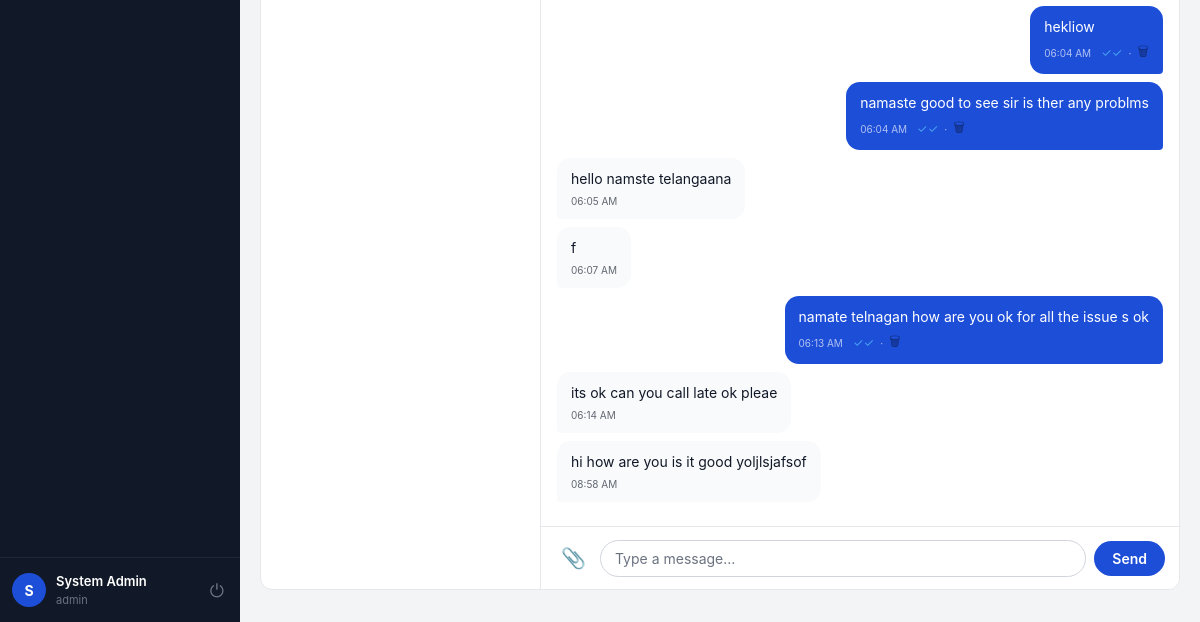
Before: /chat/?with=2 (signed in, lower part) with the older database file.
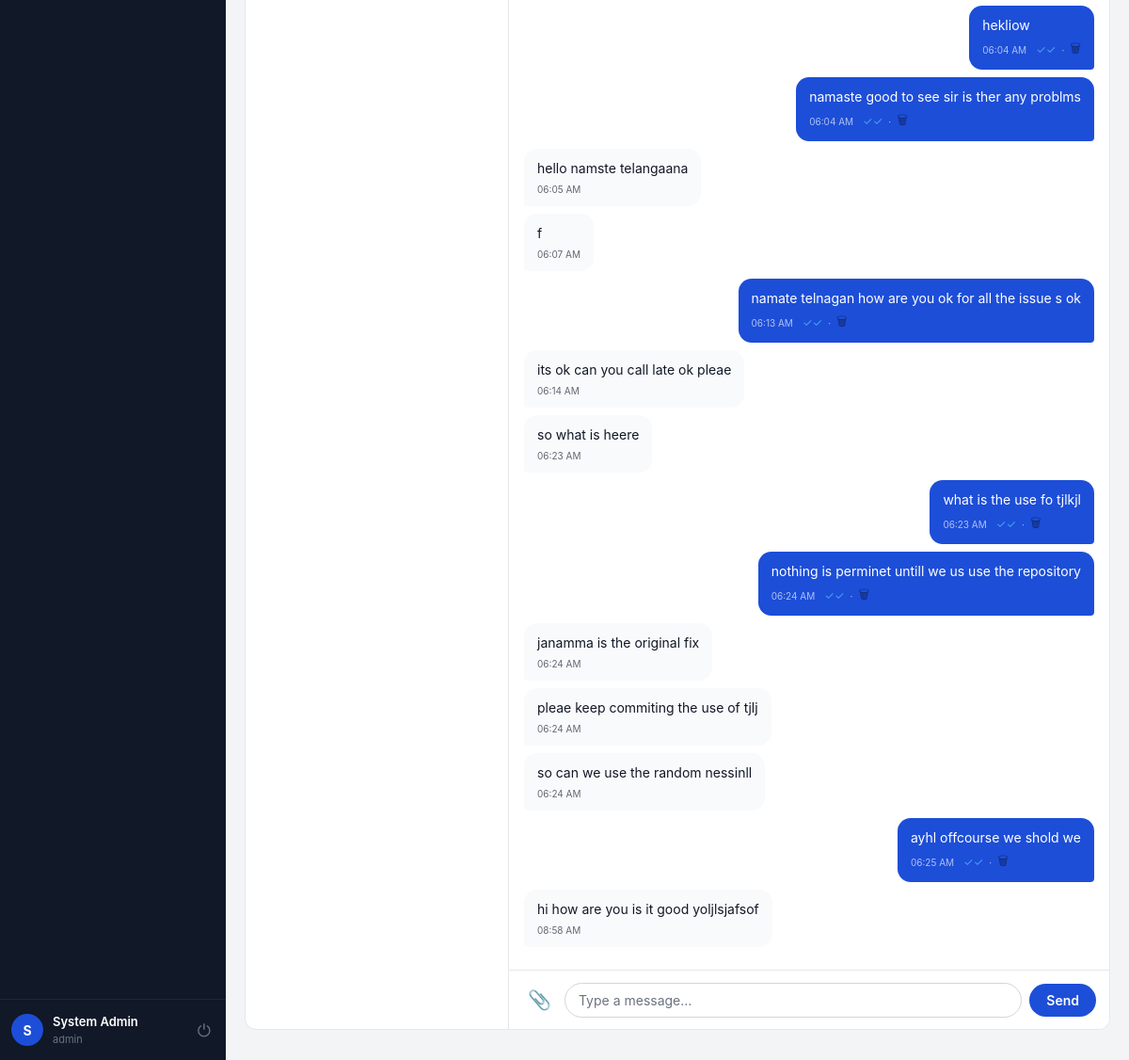
After: the same page with the newer database file.
### models.py (models this page shows, shortened)
class User(UserMixin, db.Model):
    __tablename__ = "users"
    id            = db.Column(db.Integer, primary_key=True)
    phone         = db.Column(db.String(30),  unique=True, nullable=False)
    full_name     = db.Column(db.String(150), nullable=False)
    password_hash = db.Column(db.String(255), nullable=False)
    role          = db.Column(db.String(10),  nullable=False, default="tenant")  # admin|owner|tenant
    is_active     = db.Column(db.Boolean, default=True,  nullable=False)
    owner_id      = db.Column(db.Integer,
                               db.ForeignKey("users.id", ondelete="SET NULL"),
                               nullable=True)
    created_at    = db.Column(db.DateTime, default=now_utc, nullable=False)
    updated_at    = db.Column(db.DateTime, default=now_utc, onupdate=now_utc, nullable=False)
    owned_tenants     = db.relationship(
        "User", foreign_keys=[owner_id],
        backref=db.backref("owner_user", remote_side=[id]),
        lazy="dynamic"
    )
    properties        = db.relationship("Property",       back_populates="owner",
                                        foreign_keys="Property.owner_id",    lazy="dynamic")
    tenancies         = db.relationship("PropertyTenant", back_populates="tenant",
                                        foreign_keys="PropertyTenant.tenant_id", lazy="dynamic")
    payments          = db.relationship("Payment",        back_populates="tenant",
                                        foreign_keys="Payment.tenant_id",    lazy="dynamic")
    notifications     = db.relationship("Notification",   back_populates="user",   lazy="dynamic")
    sent_messages     = db.relationship("Message", back_populates="sender",
                                        foreign_keys="Message.sender_id",    lazy="dynamic")
    received_messages = db.relationship("Message", back_populates="receiver",
                                        foreign_keys="Message.receiver_id",  lazy="dynamic")
    room_assignments  = db.relationship("RoomTenant", back_populates="tenant",
                                        foreign_keys="RoomTenant.tenant_id", lazy="dynamic")
    __table_args__ = (
        Index("ix_users_phone", "phone"),
        Index("ix_users_role",  "role"),
        Index("ix_users_owner_role", "owner_id", "role"),
    )

class Message(db.Model):
    __tablename__ = "messages"
    id          = db.Column(db.Integer, primary_key=True)
    sender_id   = db.Column(db.Integer,
                             db.ForeignKey("users.id", ondelete="CASCADE"),
                             nullable=False)
    receiver_id = db.Column(db.Integer,
                             db.ForeignKey("users.id", ondelete="CASCADE"),
                             nullable=True)
    room_id     = db.Column(db.String(100), nullable=True)
    content     = db.Column(db.Text,        nullable=True)
    file_url    = db.Column(db.String(500), nullable=True)
    file_name   = db.Column(db.String(255), nullable=True)
    file_type   = db.Column(db.String(20),  nullable=True)   # image|video|audio|file
    file_size   = db.Column(db.Integer,     nullable=True)   # bytes
    is_read     = db.Column(db.Boolean, default=False, nullable=False)
    is_deleted  = db.Column(db.Boolean, default=False, nullable=False)  # soft delete
    created_at  = db.Column(db.DateTime, default=now_utc)
    sender   = db.relationship("User", back_populates="sent_messages",    foreign_keys=[sender_id])
    receiver = db.relationship("User", back_populates="received_messages", foreign_keys=[receiver_id])
    __table_args__ = (
        Index("ix_msg_room_created",    "room_id", "created_at"),
        Index("ix_msg_receiver_unread", "receiver_id", "is_read"),
        Index("ix_msg_sender_id",       "sender_id"),
    )

### routes/chat.py (the view, shortened to what this page needs)
@chat_bp.route("/")
@login_required
def index():
    if current_user.role == "admin":
        users = User.query.filter(User.id != current_user.id,
                                  User.is_active == True).all()
    elif current_user.role == "owner":
        admins  = User.query.filter_by(role="admin", is_active=True).all()
        tenants = User.query.filter_by(owner_id=current_user.id,
                                       role="tenant", is_active=True).all()
        users   = admins + tenants
    conversations = []
    for u in users:
        room = _room_key(current_user.id, u.id)
        last   = (Message.query.filter_by(room_id=room, is_deleted=False)
                  .order_by(Message.created_at.desc()).first())
        unread = (Message.query.filter_by(room_id=room,
                                          receiver_id=current_user.id,
                                          is_read=False, is_deleted=False)
                  .count())
        ist_time = to_ist_time_only(last.created_at) if last and last.created_at else None
        conversations.append({"user": u, "last": last, "unread": unread, "ist_time": ist_time})
    conversations.sort(
        key=lambda c: c["last"].created_at if c["last"] else datetime.min,
        reverse=True,
    )
    selected_uid  = request.args.get("with", type=int)
    selected_user = None
    messages      = []
    if selected_uid:
        selected_user = User.query.filter_by(id=selected_uid,
                                             is_active=True).first()
        if selected_user:
            messages = _msg_svc.load_conversation(
                current_user.id, selected_uid
            )
            _msg_svc.mark_read(
                _room_key(current_user.id, selected_uid), current_user.id
            )
    return render_template("chat/index.html",
                           conversations=conversations,
                           selected_user=selected_user,
                           messages=messages,
                           page_size=PAGE_SIZE)

### models.py (called while the page is built)
def to_ist_time_only(dt):
    if not dt:
        return None
    ist = dt + timedelta(hours=5, minutes=30)
    return ist.strftime("%I:%M %p")

### services/message.py (called while the page is built)
def _room_key(uid1: int, uid2: int) -> str:
    return f"dm_{min(uid1, uid2)}_{max(uid1, uid2)}"

    def mark_read(self, room_id: str, reader_id: int) -> int:
        count = (
            Message.query
            .filter_by(room_id=room_id, receiver_id=reader_id,
                       is_read=False, is_deleted=False)
            .update({"is_read": True}, synchronize_session="fetch")
        )
        if count:
            self.safe_commit(f"mark_read room={room_id} reader={reader_id}")
        return count

    def load_conversation(
        self,
        uid1:      int,
        uid2:      int,
        before_id: Optional[int] = None,
        limit:     int = PAGE_SIZE,
    ) -> list:
        if not uid1 or not uid2:
            raise ValidationError("Both user IDs are required")
        room = _room_key(uid1, uid2)
        q    = Message.query.filter_by(room_id=room, is_deleted=False)
        if before_id:
            q = q.filter(Message.id < before_id)
        msgs = q.order_by(Message.created_at.desc()).limit(limit).all()
        return list(reversed(msgs))

### templates/chat/index.html (shortened to what this page needs)
{% extends "base.html" %}
{% block content %}
<div class="chat-layout">
  <div class="chat-sidebar {% if selected_user %}chat-sidebar-hidden-mobile{% endif %}">
    <div class="conv-list" id="convList">
    </div>
  </div>
  <div class="chat-main {% if not selected_user %}chat-main-hidden-mobile{% endif %}">
    {% if selected_user %}
    <div class="msg-area" id="msgArea">
      {% for m in messages %}
      {% if not m.is_deleted %}
      <div class="msg-row {% if m.sender_id == current_user.id %}msg-mine{% else %}msg-theirs{% endif %}"
           data-mid="{{ m.id }}">
        <div class="msg-bubble">
          {% if m.content %}
          <div class="msg-text">{{ m.content }}</div>
          {% endif %}
          <div class="msg-meta">
            {{ m.created_at_ist or (m.created_at.strftime('%I:%M %p') if m.created_at else '') }}
            {% if m.sender_id == current_user.id %}
            <span class="msg-ticks {% if m.is_read %}ticks-read{% else %}ticks-sent{% endif %}">
              {{ '✓✓' if m.is_read else '✓' }}
            </span>
            · <button class="msg-del-btn" onclick="deleteMsg({{ m.id }}, this)" title="Delete">🗑</button>
            {% endif %}
          </div>
        </div>
      </div>
      {% endif %}
      {% endfor %}
    </div>
    <div class="chat-input-wrap">
      <form id="msgForm" class="chat-form" enctype="multipart/form-data">
        <div class="chat-input-row">
          <label class="file-btn" title="Attach: image, video, audio, document">
            📎
          </label>
          <input type="text" name="content" id="msgInput"
                 class="chat-input" placeholder="Type a message…" autocomplete="off"/>
          <button type="submit" class="chat-send-btn" id="sendBtn">Send</button>
        </div>
      </form>
    </div>
    {% else %}
    <div class="chat-empty">
      <div class="empty-icon">💬</div>
      <p>Select a conversation</p>
    </div>
    {% endif %}
  </div>
</div>
{% endblock %}

### templates/base.html (shortened to what this page needs)
<!DOCTYPE html>
<html lang="en" data-theme="light">
<head>
  <link rel="stylesheet" href="{{ url_for('static', filename='css/style.css') }}"/>
</head>
<body>
<aside class="sidebar" id="sidebar">
  <nav class="sidebar-nav">
  </nav>
  <div class="sidebar-footer">
    <div class="user-info">
      <div class="user-avatar">{{ current_user.full_name[0].upper() }}</div>
      <div>
        <div class="user-name">{{ current_user.full_name }}</div>
        <div class="user-phone">{{ current_user.phone }}</div>
      </div>
    </div>
    <a href="{{ url_for('auth.logout') }}" class="logout-btn" title="Logout">⏻</a>
  </div>
</aside>
<div class="main-wrap">
  <main class="page-content">
    {% block content %}{% endblock %}
  </main>
</div>
</body>
</html>

Changed rows visible on the page:
added Message: content "so what is heere", created_at "06:23 AM"
added Message: content "what is the use fo tjlkjl", created_at "06:23 AM", is_read "✓✓"
added Message: content "nothing is perminet untill we us use the repository", created_at "06:24 AM", is_read "✓✓"
added Message: content "janamma is the original fix", created_at "06:24 AM"
added Message: content "pleae keep commiting the use of tjlj", created_at "06:24 AM"
added Message: content "so can we use the random nessinll", created_at "06:24 AM"
added Message: content "ayhl offcourse we shold we", created_at "06:25 AM", is_read "✓✓"
